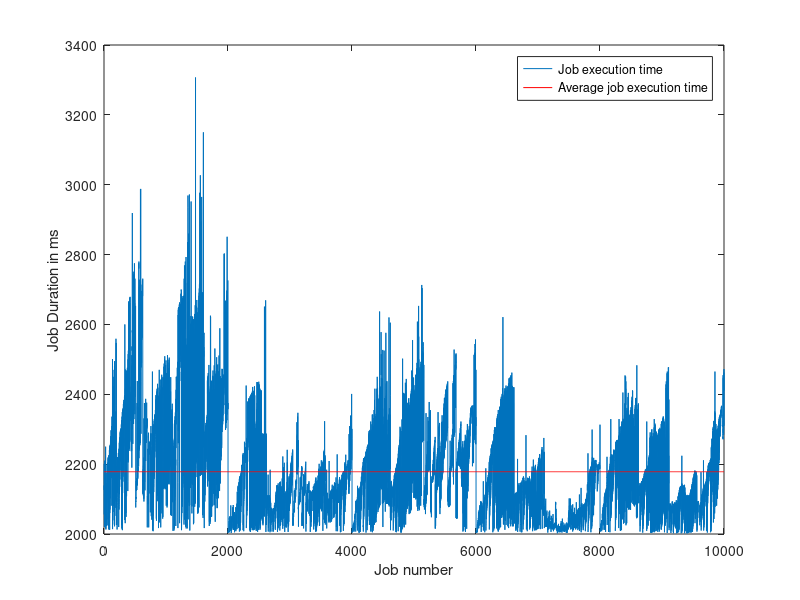

Source code (MATLAB):
%close all
clear all
M = csvread('jobs.csv');
times = M(:,2);
times = times.';
figure
plot(times);
xlabel('Job number');
ylabel('Job Duration in ms');
hold on
avg = sum(times)/length(times);
means = ones(1,length(times));
means = avg.*means;
plot(means,'r')
v = var(times);
legend('Job execution time', 'Average job execution time');
